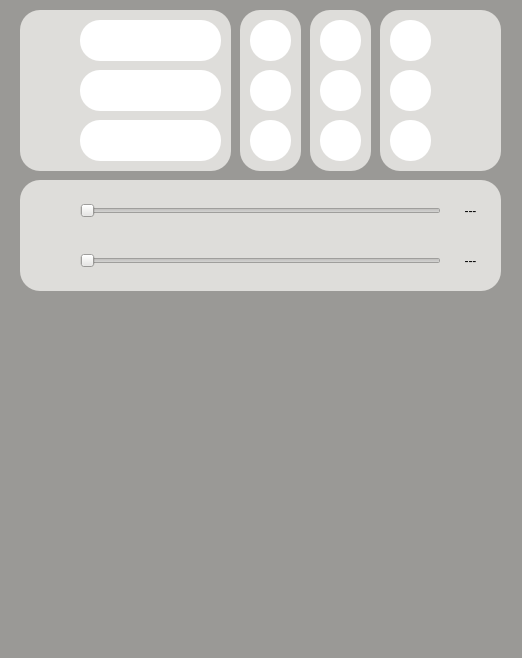
<?xml version="1.0" encoding="UTF-8"?>
<ui version="4.0">
 <class>ControlCenter</class>
 <widget class="QMainWindow" name="ControlCenter">
  <property name="geometry">
   <rect>
    <x>0</x>
    <y>0</y>
    <width>522</width>
    <height>658</height>
   </rect>
  </property>
  <property name="windowTitle">
   <string>ControlCenter</string>
  </property>
  <property name="styleSheet">
   <string notr="true">QWidget {
	background-color: rgb(154, 153, 150);
}

QLabel {
	background-color: rgb(154, 153, 150);
	color: rgb(0, 0, 0);

	/* border-radius: 5px; */
}

QSlider {
	background-color: rgb(222, 221, 218);
	color: rgb(51, 209, 122);
	/* border: 2px solid #999; */ 
    border-radius: 5px; 
}

QPushButton {
	background-color: rgb(255, 255, 255);
	color: rgb(0, 0, 0);
	
	border-radius: 20px;
}

QPushButton:hover {
    background-color: rgb(0, 0, 0); /* رنگ پس زمینه هنگام نشلنگر موس */
}

QFrame {
	background-color: rgb(222, 221, 218);
	border-radius: 20px;
	/* border: 2px solid #999; */
}</string>
  </property>
  <widget class="QWidget" name="centralwidget">
   <widget class="QFrame" name="Frame2">
    <property name="geometry">
     <rect>
      <x>240</x>
      <y>10</y>
      <width>61</width>
      <height>161</height>
     </rect>
    </property>
    <property name="styleSheet">
     <string notr="true"/>
    </property>
    <property name="frameShape">
     <enum>QFrame::StyledPanel</enum>
    </property>
    <property name="frameShadow">
     <enum>QFrame::Raised</enum>
    </property>
    <widget class="QPushButton" name="Power_Off_Button">
     <property name="geometry">
      <rect>
       <x>10</x>
       <y>10</y>
       <width>41</width>
       <height>41</height>
      </rect>
     </property>
     <property name="text">
      <string/>
     </property>
     <property name="iconSize">
      <size>
       <width>40</width>
       <height>40</height>
      </size>
     </property>
    </widget>
    <widget class="QPushButton" name="Restart_Button">
     <property name="geometry">
      <rect>
       <x>10</x>
       <y>60</y>
       <width>41</width>
       <height>41</height>
      </rect>
     </property>
     <property name="text">
      <string/>
     </property>
     <property name="iconSize">
      <size>
       <width>33</width>
       <height>33</height>
      </size>
     </property>
    </widget>
    <widget class="QPushButton" name="Suspend_Button">
     <property name="geometry">
      <rect>
       <x>10</x>
       <y>110</y>
       <width>41</width>
       <height>41</height>
      </rect>
     </property>
     <property name="text">
      <string/>
     </property>
     <property name="iconSize">
      <size>
       <width>35</width>
       <height>35</height>
      </size>
     </property>
    </widget>
   </widget>
   <widget class="QFrame" name="Frame4">
    <property name="geometry">
     <rect>
      <x>380</x>
      <y>10</y>
      <width>121</width>
      <height>161</height>
     </rect>
    </property>
    <property name="styleSheet">
     <string notr="true"/>
    </property>
    <property name="frameShape">
     <enum>QFrame::StyledPanel</enum>
    </property>
    <property name="frameShadow">
     <enum>QFrame::Raised</enum>
    </property>
    <widget class="QPushButton" name="Mute_Button">
     <property name="geometry">
      <rect>
       <x>10</x>
       <y>10</y>
       <width>41</width>
       <height>41</height>
      </rect>
     </property>
     <property name="text">
      <string/>
     </property>
     <property name="iconSize">
      <size>
       <width>35</width>
       <height>35</height>
      </size>
     </property>
    </widget>
    <widget class="QLabel" name="Mute_Status_Icon">
     <property name="geometry">
      <rect>
       <x>70</x>
       <y>10</y>
       <width>41</width>
       <height>41</height>
      </rect>
     </property>
     <property name="sizeIncrement">
      <size>
       <width>0</width>
       <height>0</height>
      </size>
     </property>
     <property name="styleSheet">
      <string notr="true"/>
     </property>
     <property name="text">
      <string/>
     </property>
     <property name="scaledContents">
      <bool>true</bool>
     </property>
     <property name="alignment">
      <set>Qt::AlignCenter</set>
     </property>
    </widget>
    <widget class="QPushButton" name="Night_Light_Button">
     <property name="geometry">
      <rect>
       <x>10</x>
       <y>60</y>
       <width>41</width>
       <height>41</height>
      </rect>
     </property>
     <property name="autoFillBackground">
      <bool>false</bool>
     </property>
     <property name="text">
      <string/>
     </property>
     <property name="iconSize">
      <size>
       <width>40</width>
       <height>40</height>
      </size>
     </property>
    </widget>
    <widget class="QLabel" name="Night_Light_Status_Icon">
     <property name="geometry">
      <rect>
       <x>70</x>
       <y>60</y>
       <width>41</width>
       <height>41</height>
      </rect>
     </property>
     <property name="sizeIncrement">
      <size>
       <width>0</width>
       <height>0</height>
      </size>
     </property>
     <property name="styleSheet">
      <string notr="true"/>
     </property>
     <property name="text">
      <string/>
     </property>
     <property name="scaledContents">
      <bool>true</bool>
     </property>
     <property name="alignment">
      <set>Qt::AlignCenter</set>
     </property>
    </widget>
    <widget class="QLabel" name="Dark_Style_Status_Icon">
     <property name="geometry">
      <rect>
       <x>70</x>
       <y>110</y>
       <width>41</width>
       <height>41</height>
      </rect>
     </property>
     <property name="sizeIncrement">
      <size>
       <width>0</width>
       <height>0</height>
      </size>
     </property>
     <property name="styleSheet">
      <string notr="true"/>
     </property>
     <property name="text">
      <string/>
     </property>
     <property name="scaledContents">
      <bool>true</bool>
     </property>
     <property name="alignment">
      <set>Qt::AlignCenter</set>
     </property>
    </widget>
    <widget class="QPushButton" name="Dark_Mode_Button">
     <property name="geometry">
      <rect>
       <x>10</x>
       <y>110</y>
       <width>41</width>
       <height>41</height>
      </rect>
     </property>
     <property name="autoFillBackground">
      <bool>false</bool>
     </property>
     <property name="text">
      <string/>
     </property>
     <property name="iconSize">
      <size>
       <width>40</width>
       <height>40</height>
      </size>
     </property>
    </widget>
   </widget>
   <widget class="QFrame" name="Frame3">
    <property name="geometry">
     <rect>
      <x>310</x>
      <y>10</y>
      <width>61</width>
      <height>161</height>
     </rect>
    </property>
    <property name="styleSheet">
     <string notr="true"/>
    </property>
    <property name="frameShape">
     <enum>QFrame::StyledPanel</enum>
    </property>
    <property name="frameShadow">
     <enum>QFrame::Raised</enum>
    </property>
    <widget class="QPushButton" name="Settings_Button">
     <property name="geometry">
      <rect>
       <x>10</x>
       <y>10</y>
       <width>41</width>
       <height>41</height>
      </rect>
     </property>
     <property name="autoFillBackground">
      <bool>false</bool>
     </property>
     <property name="text">
      <string/>
     </property>
     <property name="iconSize">
      <size>
       <width>32</width>
       <height>32</height>
      </size>
     </property>
    </widget>
    <widget class="QPushButton" name="Lock_Button">
     <property name="geometry">
      <rect>
       <x>10</x>
       <y>60</y>
       <width>41</width>
       <height>41</height>
      </rect>
     </property>
     <property name="text">
      <string/>
     </property>
     <property name="iconSize">
      <size>
       <width>35</width>
       <height>35</height>
      </size>
     </property>
    </widget>
    <widget class="QPushButton" name="Log_Out_Button">
     <property name="geometry">
      <rect>
       <x>10</x>
       <y>110</y>
       <width>41</width>
       <height>41</height>
      </rect>
     </property>
     <property name="autoFillBackground">
      <bool>false</bool>
     </property>
     <property name="styleSheet">
      <string notr="true"/>
     </property>
     <property name="text">
      <string/>
     </property>
     <property name="iconSize">
      <size>
       <width>35</width>
       <height>35</height>
      </size>
     </property>
    </widget>
   </widget>
   <widget class="QFrame" name="Frame1">
    <property name="geometry">
     <rect>
      <x>20</x>
      <y>10</y>
      <width>211</width>
      <height>161</height>
     </rect>
    </property>
    <property name="styleSheet">
     <string notr="true"/>
    </property>
    <property name="frameShape">
     <enum>QFrame::StyledPanel</enum>
    </property>
    <property name="frameShadow">
     <enum>QFrame::Raised</enum>
    </property>
    <widget class="QLabel" name="Username_Label">
     <property name="geometry">
      <rect>
       <x>60</x>
       <y>10</y>
       <width>141</width>
       <height>41</height>
      </rect>
     </property>
     <property name="styleSheet">
      <string notr="true">background-color: rgb(255, 255, 255);</string>
     </property>
     <property name="text">
      <string/>
     </property>
     <property name="alignment">
      <set>Qt::AlignCenter</set>
     </property>
    </widget>
    <widget class="QLabel" name="Calendar_Icon">
     <property name="geometry">
      <rect>
       <x>10</x>
       <y>60</y>
       <width>41</width>
       <height>41</height>
      </rect>
     </property>
     <property name="sizePolicy">
      <sizepolicy hsizetype="Preferred" vsizetype="Preferred">
       <horstretch>0</horstretch>
       <verstretch>0</verstretch>
      </sizepolicy>
     </property>
     <property name="minimumSize">
      <size>
       <width>0</width>
       <height>0</height>
      </size>
     </property>
     <property name="sizeIncrement">
      <size>
       <width>0</width>
       <height>0</height>
      </size>
     </property>
     <property name="baseSize">
      <size>
       <width>0</width>
       <height>0</height>
      </size>
     </property>
     <property name="autoFillBackground">
      <bool>false</bool>
     </property>
     <property name="styleSheet">
      <string notr="true">border-radius: 5px;</string>
     </property>
     <property name="frameShape">
      <enum>QFrame::NoFrame</enum>
     </property>
     <property name="text">
      <string/>
     </property>
     <property name="scaledContents">
      <bool>true</bool>
     </property>
     <property name="alignment">
      <set>Qt::AlignCenter</set>
     </property>
    </widget>
    <widget class="QLabel" name="Time_Icon">
     <property name="geometry">
      <rect>
       <x>10</x>
       <y>110</y>
       <width>41</width>
       <height>41</height>
      </rect>
     </property>
     <property name="baseSize">
      <size>
       <width>0</width>
       <height>0</height>
      </size>
     </property>
     <property name="styleSheet">
      <string notr="true">border-radius: 5px;</string>
     </property>
     <property name="text">
      <string/>
     </property>
     <property name="scaledContents">
      <bool>true</bool>
     </property>
     <property name="alignment">
      <set>Qt::AlignCenter</set>
     </property>
    </widget>
    <widget class="QLabel" name="User_Icon">
     <property name="geometry">
      <rect>
       <x>10</x>
       <y>10</y>
       <width>41</width>
       <height>41</height>
      </rect>
     </property>
     <property name="sizePolicy">
      <sizepolicy hsizetype="Preferred" vsizetype="Preferred">
       <horstretch>0</horstretch>
       <verstretch>0</verstretch>
      </sizepolicy>
     </property>
     <property name="minimumSize">
      <size>
       <width>0</width>
       <height>0</height>
      </size>
     </property>
     <property name="sizeIncrement">
      <size>
       <width>0</width>
       <height>0</height>
      </size>
     </property>
     <property name="baseSize">
      <size>
       <width>0</width>
       <height>0</height>
      </size>
     </property>
     <property name="autoFillBackground">
      <bool>false</bool>
     </property>
     <property name="styleSheet">
      <string notr="true">border-radius: 5px;</string>
     </property>
     <property name="frameShape">
      <enum>QFrame::NoFrame</enum>
     </property>
     <property name="text">
      <string/>
     </property>
     <property name="scaledContents">
      <bool>true</bool>
     </property>
     <property name="alignment">
      <set>Qt::AlignCenter</set>
     </property>
    </widget>
    <widget class="QLabel" name="Calendar_Label">
     <property name="geometry">
      <rect>
       <x>60</x>
       <y>60</y>
       <width>141</width>
       <height>41</height>
      </rect>
     </property>
     <property name="styleSheet">
      <string notr="true">background-color: rgb(255, 255, 255);</string>
     </property>
     <property name="text">
      <string/>
     </property>
     <property name="alignment">
      <set>Qt::AlignCenter</set>
     </property>
    </widget>
    <widget class="QLabel" name="Time_Label">
     <property name="geometry">
      <rect>
       <x>60</x>
       <y>110</y>
       <width>141</width>
       <height>41</height>
      </rect>
     </property>
     <property name="styleSheet">
      <string notr="true">background-color: rgb(255, 255, 255);</string>
     </property>
     <property name="text">
      <string/>
     </property>
     <property name="alignment">
      <set>Qt::AlignCenter</set>
     </property>
    </widget>
   </widget>
   <widget class="QFrame" name="Frame5">
    <property name="geometry">
     <rect>
      <x>20</x>
      <y>180</y>
      <width>481</width>
      <height>111</height>
     </rect>
    </property>
    <property name="styleSheet">
     <string notr="true"/>
    </property>
    <property name="frameShape">
     <enum>QFrame::StyledPanel</enum>
    </property>
    <property name="frameShadow">
     <enum>QFrame::Raised</enum>
    </property>
    <widget class="QLabel" name="Brightness_Value">
     <property name="geometry">
      <rect>
       <x>430</x>
       <y>60</y>
       <width>41</width>
       <height>41</height>
      </rect>
     </property>
     <property name="styleSheet">
      <string notr="true">border-radius: 5px;</string>
     </property>
     <property name="text">
      <string>---</string>
     </property>
     <property name="scaledContents">
      <bool>true</bool>
     </property>
     <property name="alignment">
      <set>Qt::AlignCenter</set>
     </property>
    </widget>
    <widget class="QSlider" name="Brightness_Slider">
     <property name="enabled">
      <bool>true</bool>
     </property>
     <property name="geometry">
      <rect>
       <x>60</x>
       <y>60</y>
       <width>361</width>
       <height>41</height>
      </rect>
     </property>
     <property name="sizePolicy">
      <sizepolicy hsizetype="Expanding" vsizetype="Fixed">
       <horstretch>0</horstretch>
       <verstretch>0</verstretch>
      </sizepolicy>
     </property>
     <property name="sizeIncrement">
      <size>
       <width>0</width>
       <height>0</height>
      </size>
     </property>
     <property name="baseSize">
      <size>
       <width>0</width>
       <height>0</height>
      </size>
     </property>
     <property name="autoFillBackground">
      <bool>false</bool>
     </property>
     <property name="maximum">
      <number>100</number>
     </property>
     <property name="pageStep">
      <number>5</number>
     </property>
     <property name="orientation">
      <enum>Qt::Horizontal</enum>
     </property>
     <property name="tickPosition">
      <enum>QSlider::NoTicks</enum>
     </property>
     <property name="tickInterval">
      <number>5</number>
     </property>
    </widget>
    <widget class="QLabel" name="Volume_Icon">
     <property name="geometry">
      <rect>
       <x>10</x>
       <y>10</y>
       <width>41</width>
       <height>41</height>
      </rect>
     </property>
     <property name="styleSheet">
      <string notr="true">border-radius: 5px;</string>
     </property>
     <property name="text">
      <string/>
     </property>
     <property name="scaledContents">
      <bool>true</bool>
     </property>
     <property name="alignment">
      <set>Qt::AlignCenter</set>
     </property>
    </widget>
    <widget class="QSlider" name="Volume_Slider">
     <property name="geometry">
      <rect>
       <x>60</x>
       <y>10</y>
       <width>361</width>
       <height>41</height>
      </rect>
     </property>
     <property name="maximum">
      <number>100</number>
     </property>
     <property name="pageStep">
      <number>5</number>
     </property>
     <property name="value">
      <number>0</number>
     </property>
     <property name="orientation">
      <enum>Qt::Horizontal</enum>
     </property>
     <property name="invertedControls">
      <bool>false</bool>
     </property>
    </widget>
    <widget class="QLabel" name="Brightness_Icon">
     <property name="geometry">
      <rect>
       <x>10</x>
       <y>60</y>
       <width>41</width>
       <height>41</height>
      </rect>
     </property>
     <property name="sizeIncrement">
      <size>
       <width>0</width>
       <height>0</height>
      </size>
     </property>
     <property name="styleSheet">
      <string notr="true">border-radius: 5px;</string>
     </property>
     <property name="text">
      <string/>
     </property>
     <property name="scaledContents">
      <bool>true</bool>
     </property>
     <property name="alignment">
      <set>Qt::AlignCenter</set>
     </property>
    </widget>
    <widget class="QLabel" name="Volume_Value">
     <property name="geometry">
      <rect>
       <x>430</x>
       <y>10</y>
       <width>41</width>
       <height>41</height>
      </rect>
     </property>
     <property name="styleSheet">
      <string notr="true">border-radius: 5px;</string>
     </property>
     <property name="text">
      <string>---</string>
     </property>
     <property name="scaledContents">
      <bool>true</bool>
     </property>
     <property name="alignment">
      <set>Qt::AlignCenter</set>
     </property>
    </widget>
   </widget>
  </widget>
  <widget class="QMenuBar" name="menubar">
   <property name="geometry">
    <rect>
     <x>0</x>
     <y>0</y>
     <width>522</width>
     <height>21</height>
    </rect>
   </property>
  </widget>
  <widget class="QStatusBar" name="statusbar"/>
 </widget>
 <resources/>
 <connections/>
</ui>
